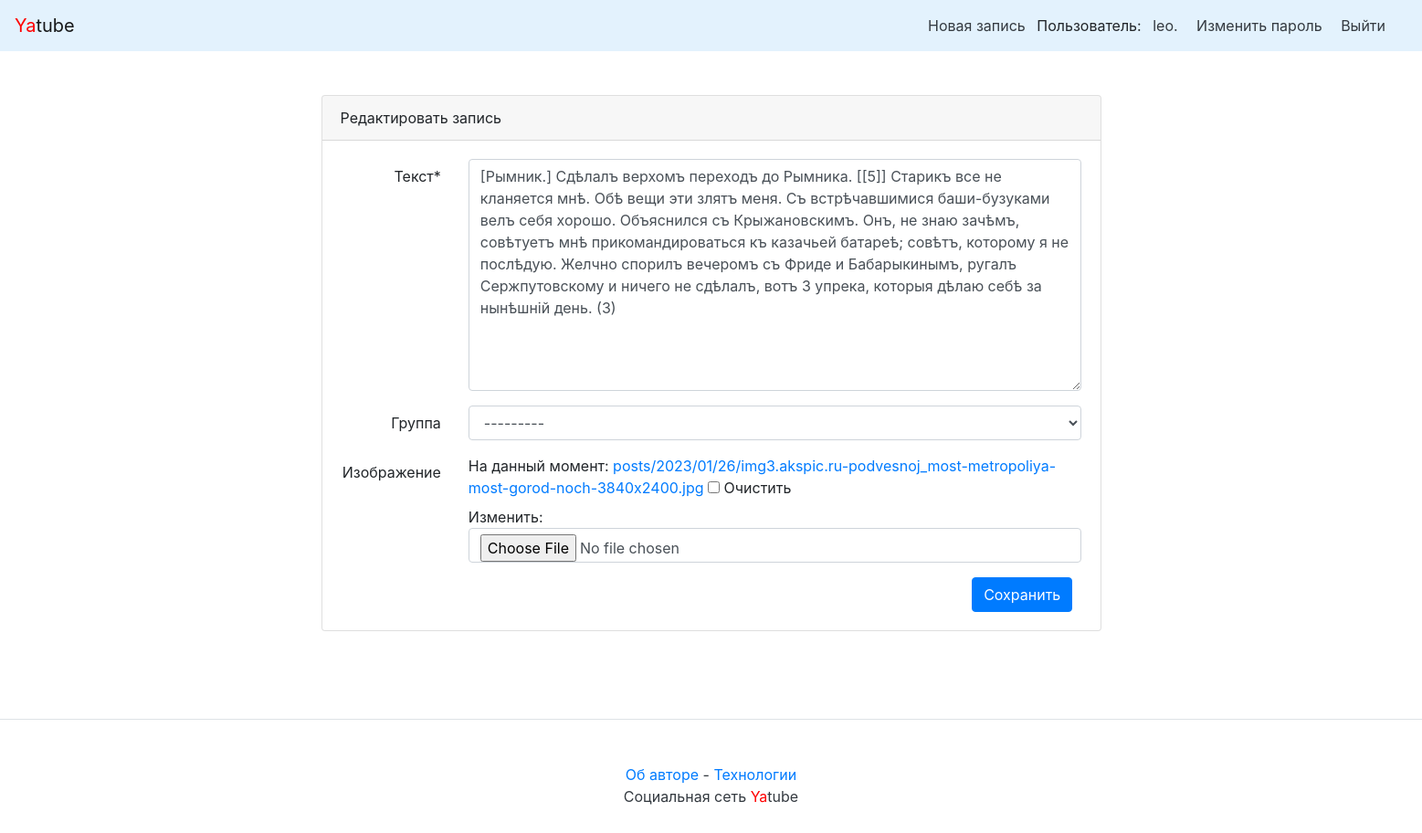
The page /leo/36/edit/ (signed in) on the database its author committed.
### posts/models.py (models this page shows, shortened)
class Post(models.Model):
    objects = None
    text = models.TextField(verbose_name='Текст')
    pub_date = models.DateTimeField("date published", auto_now_add=True)
    author = models.ForeignKey(
        User,
        on_delete=models.CASCADE,
        related_name="posts",
        verbose_name='Автор'
    )
    group = models.ForeignKey(
        'Group',
        on_delete=models.CASCADE,
        related_name="posts", blank=True,
        null=True,
        verbose_name='Группа'
    )
    image = models.ImageField(
        upload_to='posts/%Y/%m/%d/',
        blank=True,
        null=True,
        verbose_name='Изображение'
    )
    class Meta:
        ordering = ['-pub_date']
        verbose_name = 'Пост'
        verbose_name_plural = 'Посты'

### posts/views.py (the view)
# urls.py: path('<str:username>/<int:post_id>/edit/', views.post_edit, name='post_edit'),
@login_required
def post_edit(request, username, post_id):
    author = get_object_or_404(User, username=username)
    post = get_object_or_404(Post, author=author, pk=post_id)
    if request.method == 'GET':
        if request.user != post.author:
            return redirect('post', username=username, post_id=post.id)
    form = PostForm(request.POST or None, files=request.FILES or None, instance=post)
    if request.method == 'POST':
        if form.is_valid():
            form.save()
            return redirect('post', username=request.user.username, post_id=post.id)
    return render(request, 'new_post.html', {'form': form, 'post': post})

### posts/forms.py
class PostForm(forms.ModelForm):
    class Meta:
        model = Post
        fields = ("text", "group", 'image')

### posts/context_processors.py (called while the page is built)
def year(request):
    years = datetime.now().year
    return {'year': years}

### posts/models.py (called while the page is built)
    def __str__(self):
        return self.title

### users/templatetags/user_filters.py (called while the page is built)
@register.filter
def addclass(field, css):
        return field.as_widget(attrs={"class": css})

### templates/new_post.html (shortened to what this page needs)
{% extends "base.html" %}
{% block content %}
{% load user_filters %}
<div class="row justify-content-center">
    <div class="col-md-10 p-5">
        <div class="card">
            <div class="card-header">{% if not post %} Добавить запись {% else %} Редактировать запись {% endif %}</div>
            <div class="card-body">
                <form method="post" enctype="multipart/form-data" action={% if post %}"{% url 'post_edit' username=post.author.username post_id=post.id %}"{% else %}"{% url 'new_post' %}"{% endif %}>
                    {% for field in form %}
                        <div class="form-group row" aria-required={% if field.field.required %}"true"{% else %}"false"{% endif %}>
                                <label for="{{ field.id_for_label }}" class="col-md-2 col-form-label text-md-right">{{ field.label }}{% if field.field.required %}<span class="required">*</span>{% endif %}</label>
                                <div class="col-md-10">
                                    {{ field|addclass:"form-control" }}
                                </div>
                        </div>
                    {% endfor %}
                    <div class="col-md-10 offset-md-10">
                            <button type="submit" class="btn btn-primary">
                                {% if not post %} Добавить {% else %} Сохранить {% endif %}
                            </button>
                    </div>
                </form>
            </div>
        </div>
    </div>
</div>
{% endblock %}

### templates/nav.html
<nav class="navbar navbar-light" style="background-color: #e3f2fd;">
    <a class="navbar-brand" href="/"><span style="color:red">Ya</span>tube</a>
    <nav class="my-2 my-md-0 mr-md-3">
        {% if user.is_authenticated %}
            <a class="p-2 text-dark" href="{% url 'new_post' %}">Новая запись</a>
            Пользователь: <a class="p-2 text-dark" href="{% url 'profile' user.username %}">{{ user.username }}.</a>
            <a class="p-2 text-dark" href="{% url 'password_change' %}">Изменить пароль</a>
            <a class="p-2 text-dark" href="{% url 'logout' %}">Выйти</a>
        {% else %}
            <a class="p-2 text-dark" href="{% url 'login' %}">Войти</a> |
            <a class="p-2 text-dark" href="{% url 'signup' %}">Регистрация</a>
        {% endif %}
    </nav>
</nav>

### rows shown on the page
Post: form "[Рымник.] Сдѣлалъ верхомъ переходъ до Рымника. [[5]] Старикъ все не кланяется мнѣ. Обѣ вещи эти злятъ меня. Съ встрѣчавшимися баши-бузуками велъ себя хорошо. Объяснился съ Крыжановскимъ. Онъ, не знаю зачѣмъ, совѣтуетъ мнѣ прикомандироваться къ казачьей батареѣ; совѣтъ, которому я не послѣдую. Желчно спорилъ вечеромъ съ Фриде и Бабарыкинымъ, ругалъ Сержпутовскому и ничего не сдѣлалъ, вотъ 3 упрека, которыя дѣлаю себѣ за нынѣшній день. (3)" "---------"

### other values the page prints
{{ user.username }} "leo"
{{ field.label }} "Текст" "Группа" "Изображение"
